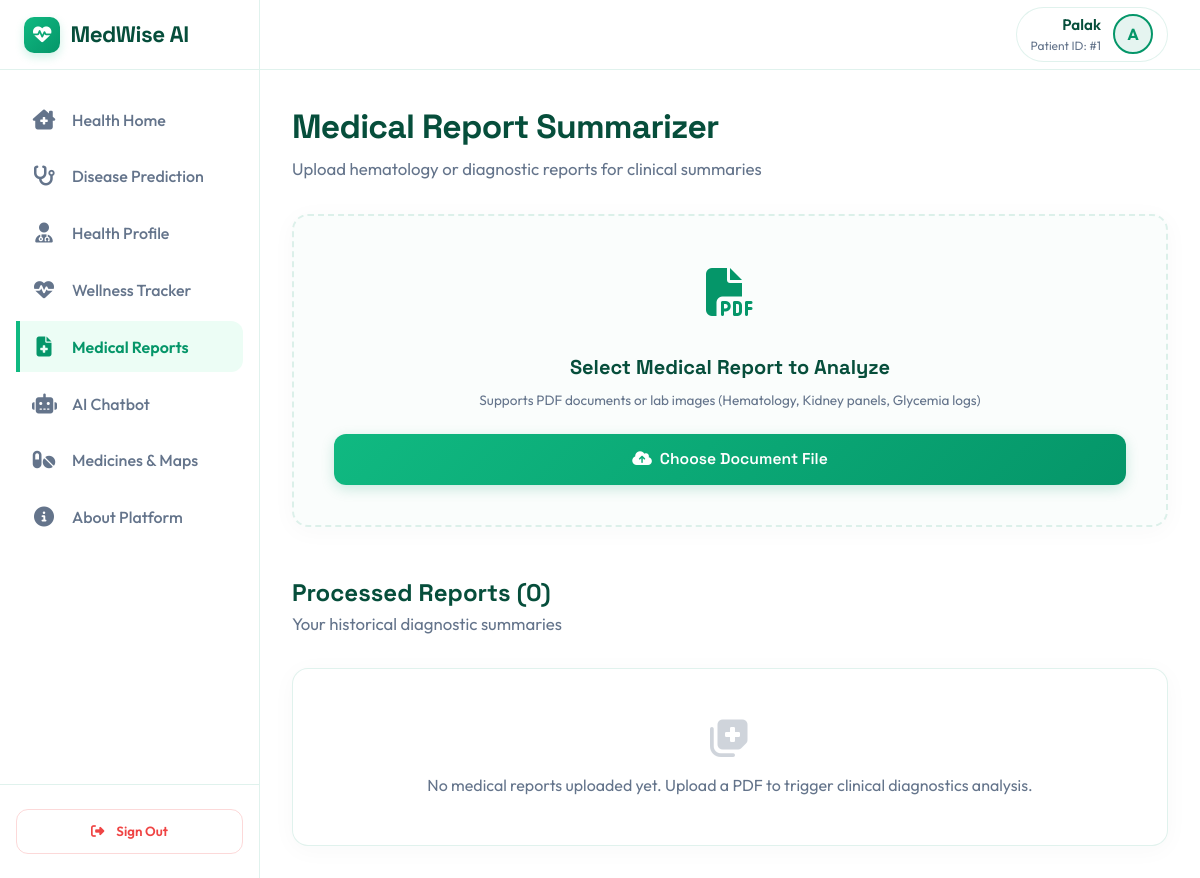
/report-summarizer/ (signed in), run on the app's committed database.
### accounts/models.py (models this page shows, shortened)
class CustomUser(AbstractUser):
    profile_picture = models.ImageField(upload_to='profiles/', blank=True, null=True)
    phone_number = models.CharField(max_length=15, blank=True, null=True)
    date_of_birth = models.DateField(blank=True, null=True)

### dashboard/views.py (the view, shortened to what this page needs)
# urls.py: path('report-summarizer/', MedicalReportView.as_view(), name='report_summarizer'),
class MedicalReportView(LoginRequiredMixin, View):
    template_name = 'dashboard/reports.html'
    def get(self, request, *args, **kwargs):
        reports = MedicalReport.objects.filter(user=request.user).order_by('-created_at')
        return render(request, self.template_name, {'reports': reports})

### templates/dashboard/reports.html (shortened to what this page needs)
{% extends 'base.html' %}
{% load static %}
{% block content %}
<div class="reports-container" style="max-width: 900px; margin: 0 auto;">
    <div class="dashboard-title-bar">
        <h1>Medical Report Summarizer</h1>
        <p class="welcome-msg">Upload hematology or diagnostic reports for clinical summaries</p>
    </div>
    <div class="panel-card glass-panel" style="padding: 2.5rem; text-align: center; border: 2px dashed var(--border-color); background: rgba(5,150,105,0.02); margin-bottom: 2rem;">
        <form method="post" enctype="multipart/form-data" id="report-upload-form" onsubmit="showProcessingState()">
            <div id="upload-static-ui">
                <div style="font-size: 3rem; color: var(--color-primary); margin-bottom: 1.5rem;">
                    <i class="fa-solid fa-file-pdf"></i>
                </div>
                <h3 style="font-size: 1.25rem; font-weight: 700; margin-bottom: 0.5rem; color: var(--text-primary);">
                    Select Medical Report to Analyze
                </h3>
                <p style="font-size: 0.85rem; color: var(--text-muted); margin-bottom: 1.5rem;">
                    Supports PDF documents or lab images (Hematology, Kidney panels, Glycemia logs)
                </p>
                <label for="report_file_input" class="btn btn-primary" style="margin: 0 auto; cursor: pointer;">
                    <i class="fa-solid fa-cloud-arrow-up"></i> Choose Document File
                </label>
            </div>
        </form>
    </div>
    <div class="dashboard-title-bar" style="margin-top: 3rem;">
        <h2>Processed Reports ({{ reports|length }})</h2>
        <p class="welcome-msg">Your historical diagnostic summaries</p>
    </div>
    <div style="display: flex; flex-direction: column; gap: 1.5rem;">
        {% for report in reports %}
            <div class="panel-card glass-panel" style="margin-bottom: 0;">
                <div style="display: flex; justify-content: space-between; align-items: center; border-bottom: 1px solid var(--border-color); padding-bottom: 1rem; margin-bottom: 1rem;">
                    <div>
                        <h4 style="font-size: 1.05rem; font-weight: 700; color: var(--text-primary);">
                            <i class="fa-solid fa-file-medical" style="color: var(--color-primary); margin-right: 4px;"></i> {{ report.file.name|slice:"16:"|default:report.file.name }}
                        </h4>
                        <span style="font-size: 0.75rem; color: var(--text-muted);"><i class="fa-regular fa-calendar"></i> Uploaded: {{ report.created_at|date:"M d, Y @ H:i" }}</span>
                    </div>
                    <a href="{{ report.file.url }}" class="btn btn-secondary" style="padding: 0.4rem 1rem; font-size: 0.8rem;" target="_blank">
                        <i class="fa-solid fa-file-arrow-down"></i> View Raw File
                    </a>
                </div>
                <div style="background: rgba(5,150,105,0.03); border: 1px solid var(--border-color); padding: 1.25rem; border-radius: 10px; font-size: 0.92rem; color: var(--text-secondary); line-height: 1.6; white-space: pre-line;">
                    {{ report.summary }}
                </div>
            </div>
        {% empty %}
            <div class="panel-card glass-panel" style="text-align: center; padding: 3rem 2rem; color: var(--text-muted);">
                <i class="fa-solid fa-notes-medical" style="font-size: 2.5rem; opacity: 0.3; margin-bottom: 1rem;"></i>
                <p>No medical reports uploaded yet. Upload a PDF to trigger clinical diagnostics analysis.</p>
            </div>
        {% endfor %}
    </div>
</div>
{% endblock %}

### templates/base.html (shortened to what this page needs)
{% load static %}
<!DOCTYPE html>
<html lang="en">
<head>
    <link rel="stylesheet" href="https://cdnjs.cloudflare.com/ajax/libs/font-awesome/6.4.0/css/all.min.css">
    <link rel="stylesheet" href="{% static 'css/styles.css' %}?v=2.0">
</head>
<body>
    <div class="app-container">
        <aside class="sidebar" id="app-sidebar">
            <div class="sidebar-brand">
                <a href="{% url 'dashboard:index' %}" class="brand-link">
                    <span class="brand-logo-icon"><i class="fa-solid fa-heart-pulse"></i></span>
                    <span>MedWise AI</span>
                </a>
            </div>
            <ul class="sidebar-menu">
                <li>
                    <a href="{% url 'dashboard:index' %}" class="menu-item-link {% if request.resolver_match.view_name == 'dashboard:index' %}active{% endif %}">
                        <i class="fa-solid fa-house-chimney-medical"></i>
                        <span>Health Home</span>
                    </a>
                </li>
                <li>
                    <a href="{% url 'dashboard:predict_page' %}" class="menu-item-link {% if request.resolver_match.view_name == 'dashboard:predict_page' %}active{% endif %}">
                        <i class="fa-solid fa-stethoscope"></i>
                        <span>Disease Prediction</span>
                    </a>
                </li>
                <li>
                    <a href="{% url 'accounts:profile' %}" class="menu-item-link {% if request.resolver_match.view_name == 'accounts:profile' %}active{% endif %}">
                        <i class="fa-solid fa-user-doctor"></i>
                        <span>Health Profile</span>
                    </a>
                </li>
                <li>
                    <a href="{% url 'dashboard:index' %}#wellness-tracker" class="menu-item-link">
                        <i class="fa-solid fa-heart-pulse"></i>
                        <span>Wellness Tracker</span>
                    </a>
                </li>
                <li>
                    <a href="{% url 'dashboard:report_summarizer' %}" class="menu-item-link {% if request.resolver_match.view_name == 'dashboard:report_summarizer' %}active{% endif %}">
                        <i class="fa-solid fa-file-medical"></i>
                        <span>Medical Reports</span>
                    </a>
                </li>
                <li>
                    <a href="{% url 'dashboard:chatbot' %}" class="menu-item-link {% if request.resolver_match.view_name == 'dashboard:chatbot' %}active{% endif %}">
                        <i class="fa-solid fa-robot"></i>
                        <span>AI Chatbot</span>
                    </a>
                </li>
                <li>
                    <a href="{% url 'recommendations:medicines_maps' %}" class="menu-item-link {% if request.resolver_match.view_name == 'recommendations:medicines_maps' %}active{% endif %}">
                        <i class="fa-solid fa-pills"></i>
                        <span>Medicines & Maps</span>
                    </a>
                </li>
                <li>
                    <a href="{% url 'dashboard:landing' %}#features" class="menu-item-link">
                        <i class="fa-solid fa-circle-info"></i>
                        <span>About Platform</span>
                    </a>
                </li>
            </ul>
            <div class="sidebar-footer">
                <form action="{% url 'accounts:logout' %}" method="post" class="logout-form">
                    <button type="submit">
                        <i class="fa-solid fa-right-from-bracket"></i>
                        <span>Sign Out</span>
                    </button>
                </form>
            </div>
        </aside>
        <div class="main-wrapper" id="main-content-wrapper">
            <nav class="navbar">
                <div class="navbar-right" style="margin-left: auto;">
                    {% if user.is_authenticated %}
                        <a href="{% url 'accounts:profile' %}" class="navbar-user">
                            <div class="navbar-user-info">
                                <span class="navbar-user-name">{{ user.first_name|default:user.username }}</span>
                                <span class="navbar-user-role">Patient ID: #{{ user.id }}</span>
                            </div>
                            {% if user.profile_picture %}
                                <img src="{{ user.profile_picture.url }}" alt="Profile Avatar" class="navbar-avatar">
                            {% else %}
                                <div class="navbar-avatar" style="display:flex;align-items:center;justify-content:center;background:rgba(5, 150, 105, 0.1);font-weight:bold;color:var(--color-primary);">
                                    {{ user.username|slice:":1"|upper }}
                                </div>
                            {% endif %}
                        </a>
                    {% endif %}
                </div>
            </nav>
            <main class="content-body">
                {% block content %}{% endblock %}
            </main>
        </div>
    </div>
</body>
</html>

### data on the page
CustomUser: first_name "Palak", id "1", username "A"

### other printed values
{{ reports|length }} "0"
